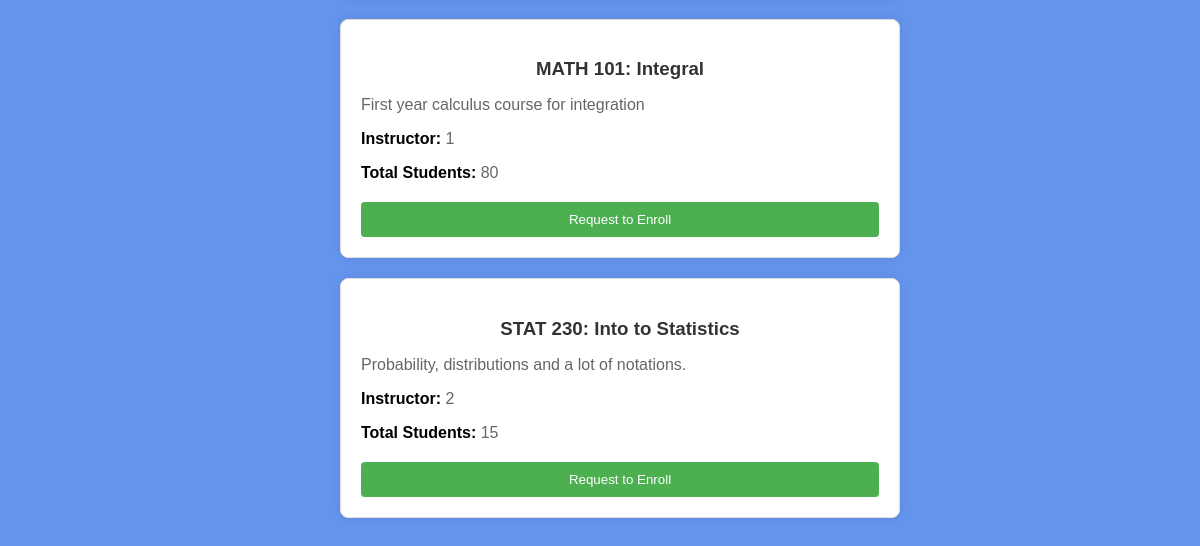
Before: /enroll-courses (lower part) with the older database file.
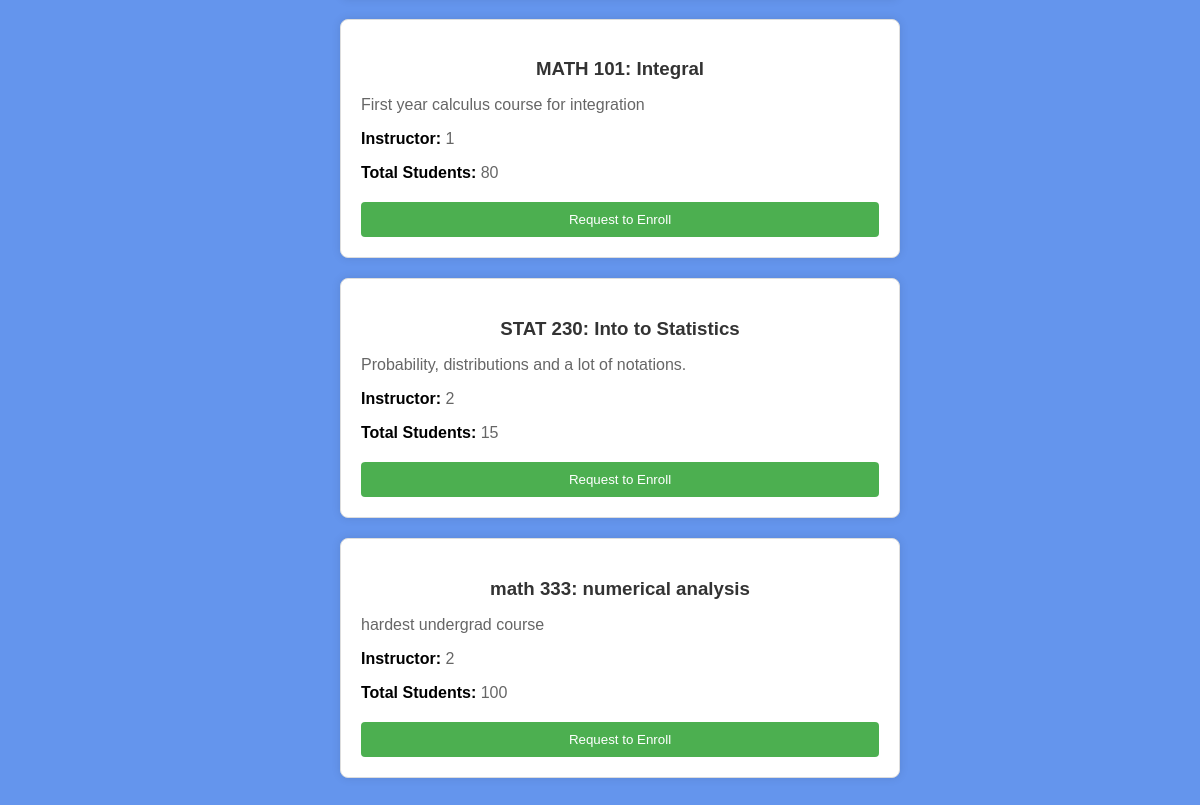
After: the same page with the newer database file.
### website/models.py (models this page shows)
class Course(db.Model):
    __tablename__ = 'courses'
    id = db.Column(db.Integer, primary_key=True)
    course_code = db.Column(db.Integer(), unique = True)
    course_name = db.Column(db.String(150))
    course_limit = db.Column(db.Integer)
    course_desc = db.Column(db.String(1000))
    teacher_id = db.Column(db.Integer, db.ForeignKey('users.id'))

### website/views.py (the view)
@views.route('/enroll-courses')
def display_courses():
    courses = Course.query.all()
    return render_template('enrollCourse.html', user=current_user, courses=courses)

### website/templates/EnrollCourse.html (shortened to what this page needs)
<!DOCTYPE html>
<html lang="en">
<head>
  <link rel="stylesheet" href="../static/css/enrollCourse.css">
</head>
<body>
  <div class="courseList">
    <ul>
      {% for course in courses %}
      <li>
        <div class="course">
          <h3>{{ course.course_code }}: {{ course.course_name }}</h3>
          <p>{{ course.course_desc }}</p>
          <p><strong>Instructor: </strong>{{ course.teacher_id }}</p>
          <p><strong>Total Students: </strong>{{ course.course_limit }}</p>
          <form method="POST" action="{{ url_for('views.createRequest') }}">
            <input type="submit" class="enrollButton" value="Request to Enroll">
          </form>
        </div>
      </li>
      {% endfor %}
    </ul>
  </div>
</body>
</html>

### website/static/css/EnrollCourse.css (style rules this page uses)
body { font-family: 'Arial', sans-serif; margin: 0; padding: 0; background-color: #6495ED; }
.courseList { width: 100%; max-width: 600px; margin: auto; padding: 20px; }
ul { list-style-type: none; }
.course { background: #ffffff; border: 1px solid #ddd; padding: 20px; border-radius: 8px; box-shadow: 0 0 10px rgba(0, 0, 0, 0.1); margin-bottom: 20px; }
.course h3 { color: #333; text-align: center; margin-bottom: 15px; }
.course p { color: #666; margin-bottom: 10px; }
.course p strong { color: #000; }
.enrollButton { background-color: #4CAF50; color: white; width: 100%; text-align: center; border: none; padding: 10px 15px; border-radius: 4px; cursor: pointer; display: block; margin-top: 20px; }

Changed rows visible on the page:
added Course: course_code "math 333", course_name "numerical analysis", course_desc "hardest undergrad course", teacher_id "2", course_limit "100"
